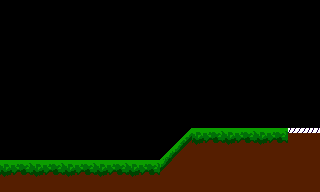

Rendered tile map (Tiled .tmx) drawn with the repository's tilesets; below, a short description and the full map source, tile grids included:
An orthogonal 10x6 tile map with 32x32 px tiles, 1 tile layer (Tile Layer 1) and 4 objects.

<map version="1.9" tiledversion="1.9.0" orientation="orthogonal" renderorder="right-down" width="10" height="6" tilewidth="32" tileheight="32" infinite="0" nextlayerid="5" nextobjectid="16">
 <tileset firstgid="1" source="TileMap.tsx" />
 <layer id="1" name="Tile Layer 1" width="10" height="6">
  <data encoding="csv">
0,0,0,0,0,0,0,0,0,0,
0,0,0,0,0,0,0,0,0,0,
0,0,0,0,0,0,0,0,0,0,
0,0,0,0,0,0,0,0,0,0,
0,0,0,0,0,4,1,1,1,5,
1,1,1,1,1,3,2,2,2,2
</data>
 </layer>
 <objectgroup id="2" name="Collision">
  <object id="3" x="0" y="160" width="160" height="32" />
  <object id="10" x="192" y="128" width="128" height="32" />
 </objectgroup>
 <objectgroup id="3" name="CollisionRotated" offsetx="0.272727" offsety="32.2121">
  <object id="9" x="159.333" y="127.333" width="44.67" height="32.6667" rotation="-45" />
 </objectgroup>
 <objectgroup id="4" name="Point1">
  <object id="12" x="288" y="128" width="32" height="32" />
 </objectgroup>
</map>